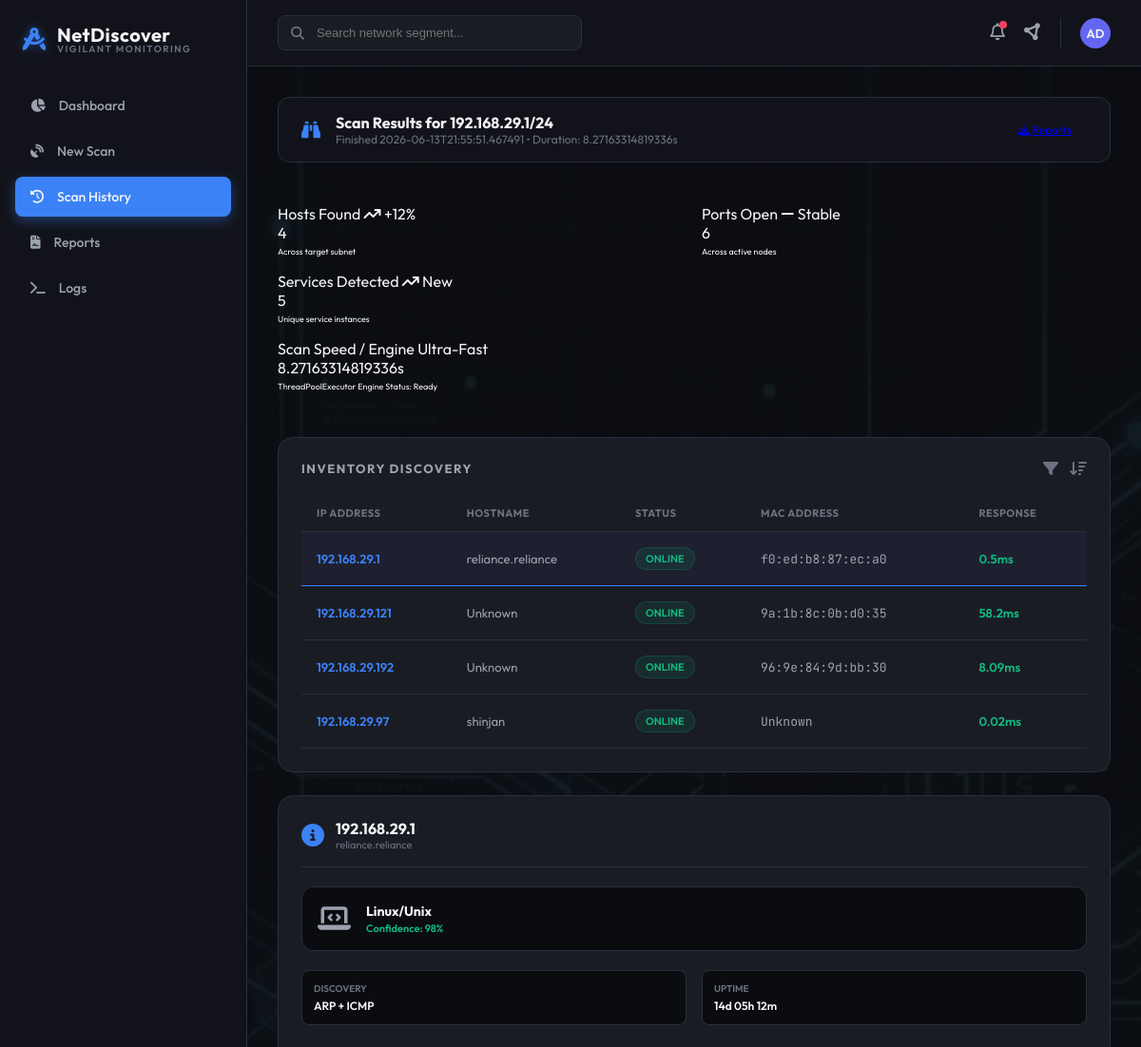
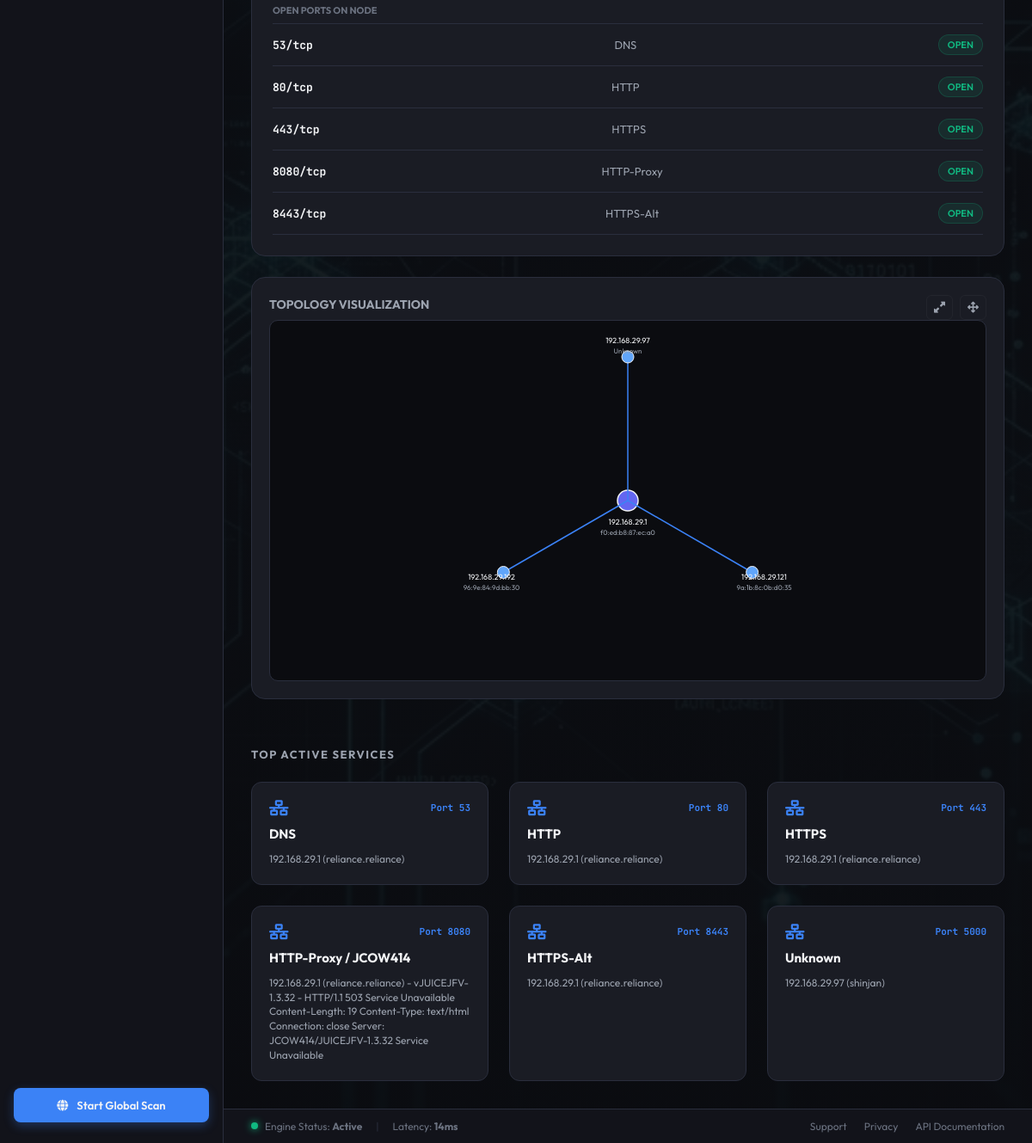
Screenshot of /scan_history_page with the database file from the repository (2 pictures, top to bottom).
### tables this page shows
CREATE TABLE scans (
                    id TEXT PRIMARY KEY,
                    target TEXT NOT NULL,
                    scan_type TEXT NOT NULL,
                    status TEXT NOT NULL,
                    created_at TIMESTAMP DEFAULT CURRENT_TIMESTAMP,
                    completed_at TIMESTAMP,
                    hosts_found INTEGER DEFAULT 0,
                    ports_open INTEGER DEFAULT 0,
                    services_detected INTEGER DEFAULT 0,
                    duration REAL DEFAULT 0.0
                );

CREATE TABLE hosts (
                    id INTEGER PRIMARY KEY AUTOINCREMENT,
                    scan_id TEXT NOT NULL,
                    ip_address TEXT NOT NULL,
                    hostname TEXT DEFAULT 'Unknown',
                    status TEXT NOT NULL,
                    mac_address TEXT DEFAULT 'Unknown',
                    response_time TEXT DEFAULT '0ms',
                    os_detected TEXT DEFAULT 'Unknown',
                    FOREIGN KEY (scan_id) REFERENCES scans (id) ON DELETE CASCADE
                );

CREATE TABLE ports (
                    id INTEGER PRIMARY KEY AUTOINCREMENT,
                    host_id INTEGER NOT NULL,
                    scan_id TEXT NOT NULL,
                    port INTEGER NOT NULL,
                    protocol TEXT DEFAULT 'tcp',
                    service TEXT DEFAULT 'Unknown',
                    state TEXT NOT NULL,
                    banner TEXT,
                    product TEXT DEFAULT 'Unknown',
                    version TEXT DEFAULT 'Unknown',
                    FOREIGN KEY (host_id) REFERENCES hosts (id) ON DELETE CASCADE,
                    FOREIGN KEY (scan_id) REFERENCES scans (id) ON DELETE CASCADE
                );

### netdiscover/app.py (the view)
@app.route('/scan_history_page')
def scan_history_page():
    all_scans = _get_visible_scans()
    selected_scan_id = request.args.get('scan_id')
    selected_scan = None
    hosts = []
    if selected_scan_id:
        selected_scan = db.get_scan(selected_scan_id)
        if selected_scan:
            hosts = db.get_scan_hosts(selected_scan_id)
    elif all_scans:
        selected_scan = all_scans[0]
        hosts = db.get_scan_hosts(selected_scan["id"])
    scans = [selected_scan] if selected_scan else []
    return render_template(
        'scan_history.html',
        scans=scans,
        selected_scan=selected_scan,
        hosts=hosts,
        active_tab='scan_history'
    )

### netdiscover/templates/scan_history.html (shortened to what this page needs)
{% extends "base.html" %}
{% block content %}
{% if not selected_scan %}
    <div class="card text-center" style="padding: 40px;">
        <i class="fa-solid fa-triangle-exclamation" style="font-size: 40px; color: var(--accent-amber); margin-bottom: 16px;"></i>
        <h3>No Scans Found</h3>
        <p style="color: var(--text-secondary); margin-top: 8px;">Run your first network segment discovery to populate results.</p>
        <a href="{{ url_for('new_scan_page') }}" class="btn-primary" style="margin-top: 20px;">Launch Scan</a>
    </div>
{% else %}
    <div class="scan-header-bar">
        <div class="scan-title-section">
            <i class="fa-solid fa-binoculars scan-title-icon"></i>
            <div>
                <div class="scan-target-text">Scan Results for {{ selected_scan.target }}</div>
                <div class="scan-date-text">Finished {{ selected_scan.completed_at }} &bull; Duration: {{ selected_scan.duration }}s</div>
            </div>
        </div>
        <div style="display: flex; gap: 12px; align-items: center;">
            <a href="{{ url_for('reports_page', scan_id=selected_scan.id) }}" class="btn-secondary" style="padding: 8px 16px; font-size: 12px;">
                <i class="fa-solid fa-download"></i> Reports
            </a>
        </div>
    </div>
    <div class="grid-5" style="margin-bottom: 24px;">
        <div class="stat-card">
            <div class="stat-header">
                <span class="stat-title">Hosts Found</span>
                <span class="stat-trend trend-up"><i class="fa-solid fa-arrow-trend-up"></i> +12%</span>
            </div>
            <div>
                <div class="stat-value">{{ selected_scan.hosts_found }}</div>
                <div class="stat-title" style="margin-top: 4px; font-size: 9px;">Across target subnet</div>
            </div>
        </div>
        <div class="stat-card">
            <div class="stat-header">
                <span class="stat-title">Ports Open</span>
                <span class="stat-trend trend-stable"><i class="fa-solid fa-minus"></i> Stable</span>
            </div>
            <div>
                <div class="stat-value">{{ selected_scan.ports_open }}</div>
                <div class="stat-title" style="margin-top: 4px; font-size: 9px;">Across active nodes</div>
            </div>
        </div>
        <div class="stat-card">
            <div class="stat-header">
                <span class="stat-title">Services Detected</span>
                <span class="stat-trend trend-up"><i class="fa-solid fa-arrow-trend-up"></i> New</span>
            </div>
            <div>
                <div class="stat-value">{{ selected_scan.services_detected }}</div>
                <div class="stat-title" style="margin-top: 4px; font-size: 9px;">Unique service instances</div>
            </div>
        </div>
        <div class="stat-card" style="grid-column: span 2;">
            <div class="stat-header">
                <span class="stat-title">Scan Speed / Engine</span>
                <span class="stat-trend trend-stable">Ultra-Fast</span>
            </div>
            <div>
                <div class="stat-value">{{ selected_scan.duration }}s</div>
                <div class="stat-title" style="margin-top: 4px; font-size: 9px;">ThreadPoolExecutor Engine Status: Ready</div>
            </div>
        </div>
    </div>
    <div class="history-layout">
        <div class="card inventory-card">
            <div class="table-actions">
                <span class="table-title">Inventory Discovery</span>
                <div style="display: flex; gap: 12px;">
                    <i class="fa-solid fa-filter" style="color: var(--text-muted); cursor: pointer;"></i>
                    <i class="fa-solid fa-arrow-down-wide-short" style="color: var(--text-muted); cursor: pointer;"></i>
                </div>
            </div>
            <div class="table-container">
                <table class="custom-table" id="inventory-table">
                    <thead>
                        <tr>
                            <th>IP Address</th>
                            <th>Hostname</th>
                            <th>Status</th>
                            <th>MAC Address</th>
                            <th>Response</th>
                        </tr>
                    </thead>
                    <tbody>
                        {% for host in hosts %}
                            <tr id="host-row-{{ host.id }}" onclick="selectHost({{ host.id }})" style="cursor: pointer;">
                                <td><span class="ip-link">{{ host.ip_address }}</span></td>
                                <td>{{ host.hostname }}</td>
                                <td>
                                    {% if host.status == 'ONLINE' %}
                                        <span class="badge badge-success">Online</span>
                                    {% else %}
                                        <span class="badge badge-danger">Offline</span>
                                    {% endif %}
                                </td>
                                <td><span style="font-family: var(--font-mono);">{{ host.mac_address }}</span></td>
                                <td style="color: var(--accent-emerald); font-weight: 600;">{{ host.response_time }}</td>
                            </tr>
                        {% endfor %}
                    </tbody>
                </table>
            </div>
        </div>
        <div class="insight-card" id="insight-panel">
            <div class="insight-header">
                <i class="fa-solid fa-circle-info insight-icon"></i>
                <div>
                    <div class="insight-title" id="insight-node-ip">Select a Host</div>
                    <div style="font-size: 11px; color: var(--text-muted);" id="insight-node-hostname">Click a row to inspect</div>
                </div>
            </div>
            <div class="os-info-block">
                <i class="fa-solid fa-laptop-code os-icon"></i>
                <div class="os-details">
                    <span class="os-name" id="insight-node-os">OS Not Selected</span>
                    <span class="os-confidence" id="insight-node-confidence">Confidence: --</span>
                </div>
            </div>
            <div class="node-meta-grid">
                <div class="node-meta-box">
                    <span class="node-meta-lbl">Discovery</span>
                    <span class="node-meta-val" id="insight-node-discovery">SNMP + ICMP</span>
                </div>
                <div class="node-meta-box">
                    <span class="node-meta-lbl">Uptime</span>
                    <span class="node-meta-val">14d 05h 12m</span>
                </div>
            </div>
            <div>
                <div class="ports-list-header">Open Ports on Node</div>
                <div id="insight-ports-list">
                </div>
            </div>
        </div>
        <div class="card topology-card" style="grid-column: 1 / -1; padding: 20px; position: relative;">
            <div style="display:flex; align-items:center; justify-content:space-between; gap:12px;">
                <h3 style="font-family: var(--font-display); font-size: 14px; font-weight: 700; text-transform: uppercase; color: var(--text-secondary); margin-bottom: 8px;">Topology Visualization</h3>
                <div class="topology-controls">
                    <button class="btn-icon" id="topo-expand-btn" title="Expand topology" onclick="toggleTopologyExpand()"><i class="fa-solid fa-up-right-and-down-left-from-center"></i></button>
                    <button class="btn-icon" id="topo-full-btn" title="Fullscreen topology" onclick="openTopologyModal()"><i class="fa-solid fa-arrows-up-down-left-right"></i></button>
                </div>
            </div>
            <div id="topology-container" style="height: 420px; min-height: 320px; width: 100%; border: 1px solid var(--border-color); border-radius: 10px; overflow: hidden; background-color: var(--bg-deep); display: block; padding: 12px; transition: var(--transition-smooth);">
                <svg id="mini-topology-svg" style="width: 100%; height: 100%; display: block;"></svg>
            </div>
        </div>
    </div>
    <div style="margin-top: 32px;">
        <h3 style="font-family: var(--font-display); font-size: 13px; font-weight: 700; text-transform: uppercase; letter-spacing: 1.5px; color: var(--text-secondary); margin-bottom: 16px;">Top Active Services</h3>
        <div class="top-services-grid">
            {% set service_rows = [] %}
            {% for host in hosts %}
                {% for port in host.ports %}
                    {% if port.state == 'OPEN' %}
                        {% set _ = service_rows.append({
                            'host_ip': host.ip_address,
                            'host_name': host.hostname,
                            'port': port.port,
                            'service': port.service,
                            'product': port.product,
                            'version': port.version,
                            'banner': port.banner
                        }) %}
                    {% endif %}
                {% endfor %}
            {% endfor %}
            {% if service_rows %}
                {% for svc in service_rows %}
                    <div class="service-card">
                        <div class="service-card-header">
                            <i class="fa-solid fa-network-wired service-card-icon"></i>
                            <span class="service-port-badge">Port {{ svc.port }}</span>
                        </div>
                        <div class="service-product">{{ svc.service }}{% if svc.product and svc.product != 'Unknown' %} / {{ svc.product }}{% endif %}</div>
                        <p class="service-desc">
                            {{ svc.host_ip }}{% if svc.host_name and svc.host_name != 'Unknown' %} ({{ svc.host_name }}){% endif %}
                            {% if svc.version and svc.version != 'Unknown' %} - v{{ svc.version }}{% endif %}
                            {% if svc.banner %} - {{ svc.banner }}{% endif %}
                        </p>
                    </div>
                {% endfor %}
            {% else %}
                <div class="service-card" style="grid-column: 1 / -1;">
                    <div class="service-product">No active services detected</div>
                    <p class="service-desc">Run a scan that finds open ports to populate this section.</p>
                </div>
            {% endif %}
        </div>
    </div>
{% endif %}
{% endblock %}

### netdiscover/templates/base.html (shortened to what this page needs)
<!DOCTYPE html>
<html lang="en">
<head>
    <link rel="stylesheet" href="https://cdnjs.cloudflare.com/ajax/libs/font-awesome/6.4.0/css/all.min.css">
</head>
<body>
    <div class="sidebar">
        <div class="sidebar-brand">
            <i class="fa-solid fa-compass-drafting sidebar-brand-icon"></i>
            <div>
                <div class="sidebar-brand-name">NetDiscover</div>
                <div class="sidebar-brand-subtitle">Vigilant Monitoring</div>
            </div>
        </div>
        <ul class="sidebar-nav">
            <li class="sidebar-nav-item {% if active_tab == 'dashboard' %}active{% endif %}">
                <a href="{{ url_for('dashboard') }}">
                    <i class="fa-solid fa-chart-pie"></i>
                    Dashboard
                </a>
            </li>
            <li class="sidebar-nav-item {% if active_tab == 'new_scan' %}active{% endif %}">
                <a href="{{ url_for('new_scan_page') }}">
                    <i class="fa-solid fa-satellite-dish"></i>
                    New Scan
                </a>
            </li>
            <li class="sidebar-nav-item {% if active_tab == 'scan_history' %}active{% endif %}">
                <a href="{{ url_for('scan_history_page') }}">
                    <i class="fa-solid fa-clock-rotate-left"></i>
                    Scan History
                </a>
            </li>
            <li class="sidebar-nav-item {% if active_tab == 'reports' %}active{% endif %}">
                <a href="{{ url_for('reports_page') }}">
                    <i class="fa-solid fa-file-contract"></i>
                    Reports
                </a>
            </li>
            <li class="sidebar-nav-item {% if active_tab == 'logs' %}active{% endif %}">
                <a href="{{ url_for('logs_page') }}">
                    <i class="fa-solid fa-terminal"></i>
                    Logs
                </a>
            </li>
        </ul>
        <div class="sidebar-footer">
            <a href="{{ url_for('new_scan_page') }}" class="btn-global-scan">
                <i class="fa-solid fa-globe"></i>
                Start Global Scan
            </a>
        </div>
    </div>
    <div class="workspace">
        <div class="header">
            <div class="search-container">
                <i class="fa-solid fa-magnifying-glass search-icon"></i>
                <input type="text" class="search-input" placeholder="Search network segment...">
            </div>
            <div class="header-actions">
                <button class="header-btn">
                    <i class="fa-regular fa-bell"></i>
                    <span class="header-btn-badge"></span>
                </button>
                <button class="header-btn">
                    <i class="fa-solid fa-circle-nodes"></i>
                </button>
                <div class="user-profile">
                    <div class="user-avatar">AD</div>
                </div>
            </div>
        </div>
        <div class="content">
            {% block content %}{% endblock %}
        </div>
        <div class="status-footer">
            <div class="status-indicator">
                <span class="status-dot"></span>
                <span>Engine Status: <strong>Active</strong></span>
                <span style="margin: 0 8px; color: var(--border-color);">|</span>
                <span>Latency: <strong>14ms</strong></span>
            </div>
            <div class="footer-links">
                <a href="#">Support</a>
                <a href="#">Privacy</a>
                <a href="#">API Documentation</a>
            </div>
        </div>
    </div>
</body>
</html>

### rows the page displays
scans: target "192.168.29.1/24", completed_at "2026-06-13T21:55:51.467491", duration "8.27163314819336", hosts_found "4", ports_open "6", services_detected "5"
hosts: ip_address "192.168.29.1", hostname "reliance.reliance", status "ONLINE", mac_address "f0:ed:b8:87:ec:a0", response_time "0.5ms", host_ip "192.168.29.1" "192.168.29.1" "192.168.29.1" "192.168.29.1" "192.168.29.1", host_name "reliance.reliance" "reliance.reliance" "reliance.reliance" "reliance.reliance" "reliance.reliance"
hosts: ip_address "192.168.29.121", hostname "Unknown", status "ONLINE", mac_address "9a:1b:8c:0b:d0:35", response_time "58.2ms"
hosts: ip_address "192.168.29.192", hostname "Unknown", status "ONLINE", mac_address "96:9e:84:9d:bb:30", response_time "8.09ms"
hosts: ip_address "192.168.29.97", hostname "shinjan", status "ONLINE", mac_address "Unknown", response_time "0.02ms", host_ip "192.168.29.97", host_name "shinjan"
ports: service "DNS"
ports: service "HTTP"
ports: port "443", service "HTTPS"
ports: port "8080", service "HTTP-Proxy", product "JCOW414", version "JUICEJFV-1.3.32", banner "HTTP/1.1 503 Service Unavailable Content-Length: 19 Content-Type: text/html Connection: close Server: JCOW414/JUICEJFV-1.3.32 Service Unavailable"
ports: port "8443", service "HTTPS-Alt"
ports: port "5000", service "Unknown"

### other values shown
{{ svc.port }} "53" "80"
